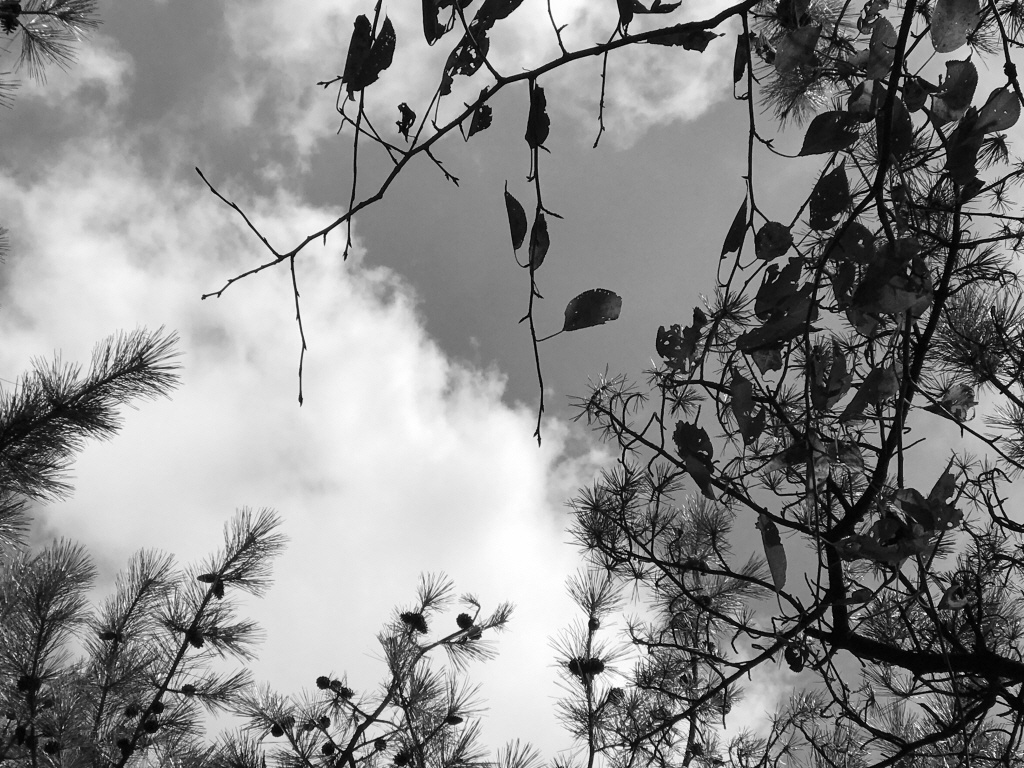
#> input picture chap14/image/sky.jpg, 1024 x 768 px, found by its file name
$ jupyter execute --allow-errors 142.ipynb
#> lines starting #> are read from the running program, lines starting #| are printed output that depends on the picture; after the words box and inside, x2 and y2 are one past the last pixel; in counts of white or black regions, pixels touching at a corner belong together
[cell 1]
import cv2
import numpy as np
from matplotlib import pyplot as plt

[cell 2]
img = cv2.imread('image\tree.jpg',0)
ret,thresh1 = cv2.threshold(img,127,255,cv2.THRESH_BINARY)
ret,thresh2 = cv2.threshold(img,127,255,cv2.THRESH_BINARY_INV)

[cell 3]
ret,thresh3 = cv2.threshold(img,127,255,cv2.THRESH_TRUNC)
ret,thresh4 = cv2.threshold(img,127,255,cv2.THRESH_TOZERO)
ret,thresh5 = cv2.threshold(img,127,255,cv2.THRESH_TOZERO_INV)
titles = ['Original Image','BINARY','BINARY_INV','TRUNC','TOZERO','TOZERO_INV']
images = [img, thresh1, thresh2, thresh3, thresh4, thresh5]
plt.figure(figsize=(12, 10))
#> (the rest of this cell did not finish here and is left out)

[cell 4]
img = cv2.imread('image\tree.jpg',0)
#> (the rest of this cell did not finish here and is left out)

[cell 5]
img = cv2.imread('image\sky.jpg',0)
#> img is the input picture: shape (768, 1024); min 0, max 255, mean 138.6
cv2.imwrite('sky.jpg', img)

# global thresholding
ret1,th1 = cv2.threshold(img,127,255,cv2.THRESH_BINARY)
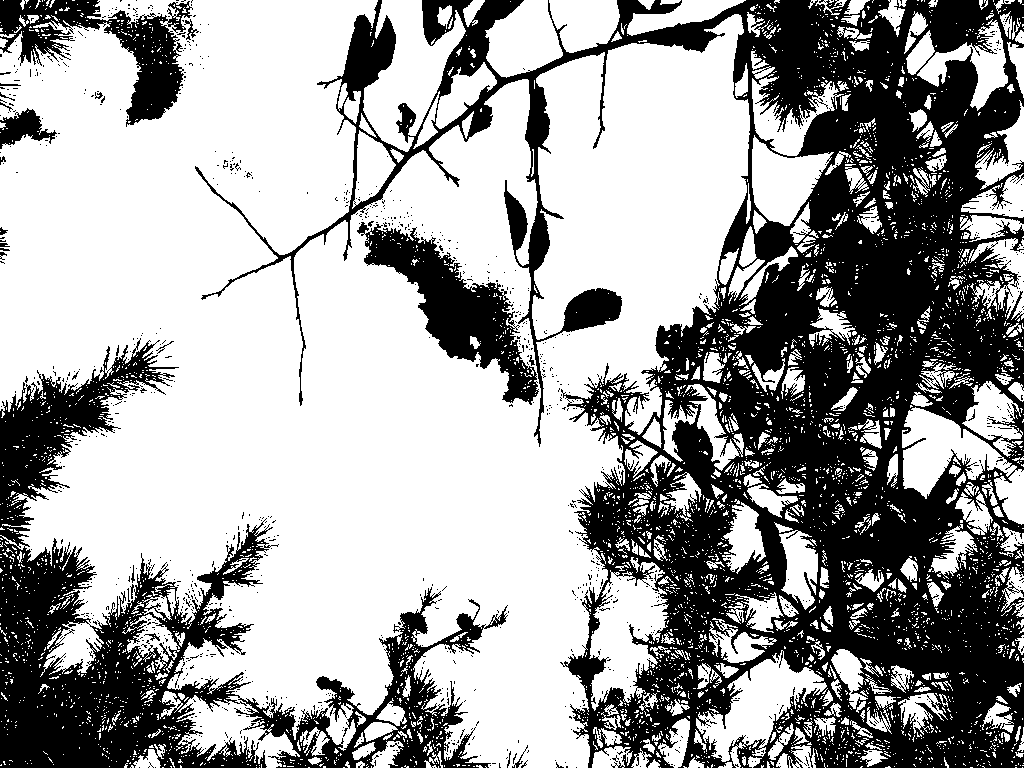
#> th1: shape (768, 1024); 63.1% white; 1099 black regions (1075 under 20 px), largest, box (x1, y1, x2, y2) and area: (195, 0, 1024, 768) 209730, (0, 338, 508, 768) 56439, (357, 222, 539, 405) 10471
# Otsu's thresholding
ret2,th2 = cv2.threshold(img,0,255,cv2.THRESH_BINARY+cv2.THRESH_OTSU)
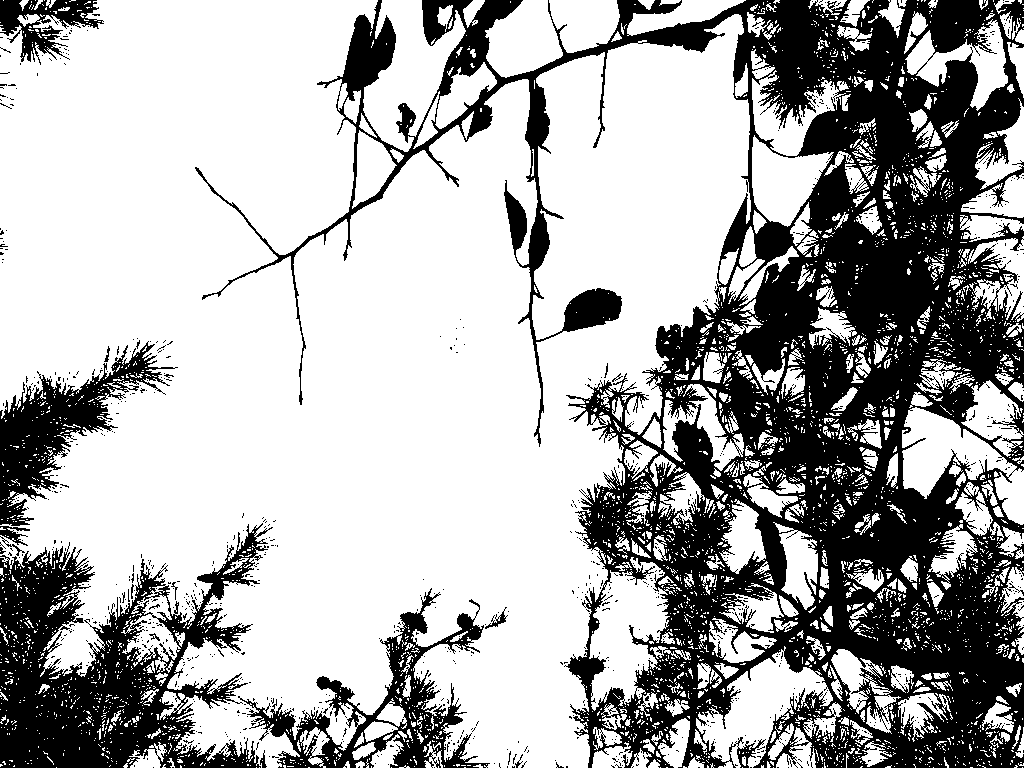
#> th2: shape (768, 1024); 67.6% white; 998 black regions (979 under 20 px), largest, box (x1, y1, x2, y2) and area: (195, 0, 1024, 768) 197303, (0, 523, 273, 768) 31124, (238, 588, 490, 768) 10382
#> ret2 = 114
# Otsu's thresholding after Gaussian filtering
blur = cv2.GaussianBlur(img,(5,5),0)
ret3,th3 = cv2.threshold(blur,0,255,cv2.THRESH_BINARY+cv2.THRESH_OTSU)
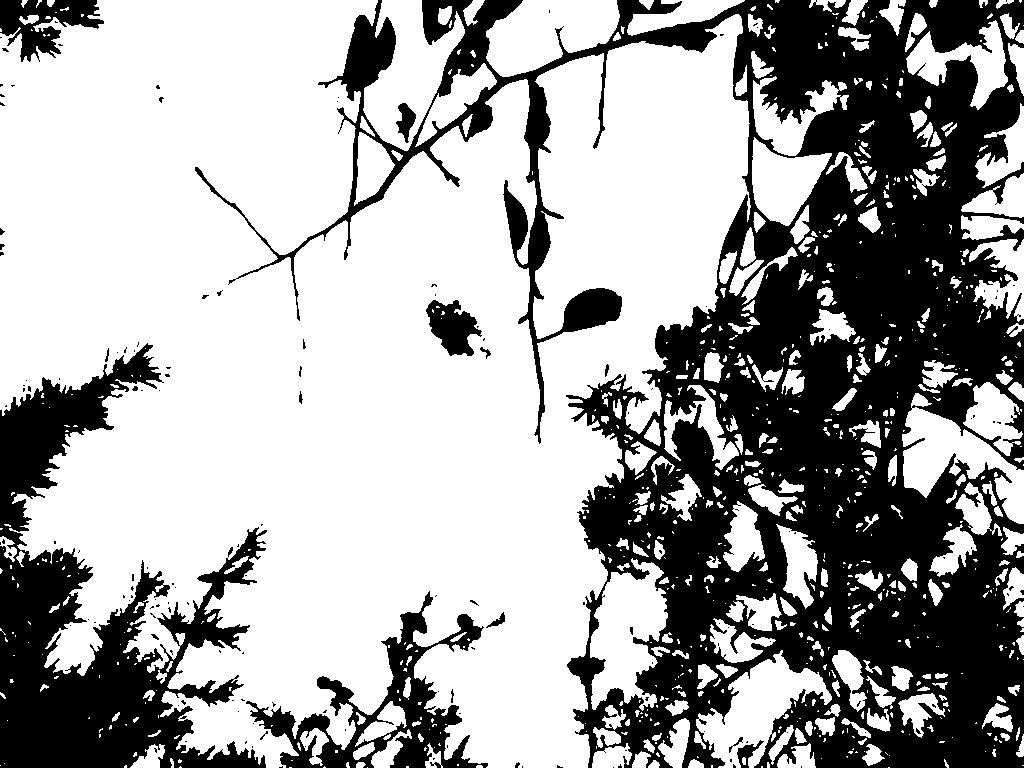
#> th3: shape (768, 1024); 64.6% white; 163 black regions (144 under 20 px), largest, box (x1, y1, x2, y2) and area: (195, 0, 1024, 768) 216843, (0, 343, 267, 768) 43613, (246, 591, 488, 768) 10768
#> ret3 = 120
# plot all the images and their histograms
images = [img, 0, th1,
img, 0, th2,
blur, 0, th3]
titles = ['Original Noisy Image','Histogram','Global Thresholding (v=127)',
'Original Noisy Image','Histogram',"Otsu's Thresholding",
'Gaussian filtered Image','Histogram',"Otsu's Thresholding"]
plt.figure(figsize=(12, 10))
for i in range(3):
    plt.subplot(3,3,i*3+1),plt.imshow(images[i*3],'gray')
    plt.title(titles[i*3]), plt.xticks([]), plt.yticks([])
    plt.subplot(3,3,i*3+2),plt.hist(images[i*3].ravel(),256)
    plt.title(titles[i*3+1]), plt.xticks([]), plt.yticks([])
    plt.subplot(3,3,i*3+3),plt.imshow(images[i*3+2],'gray')
    plt.title(titles[i*3+2]), plt.xticks([]), plt.yticks([])
plt.show()
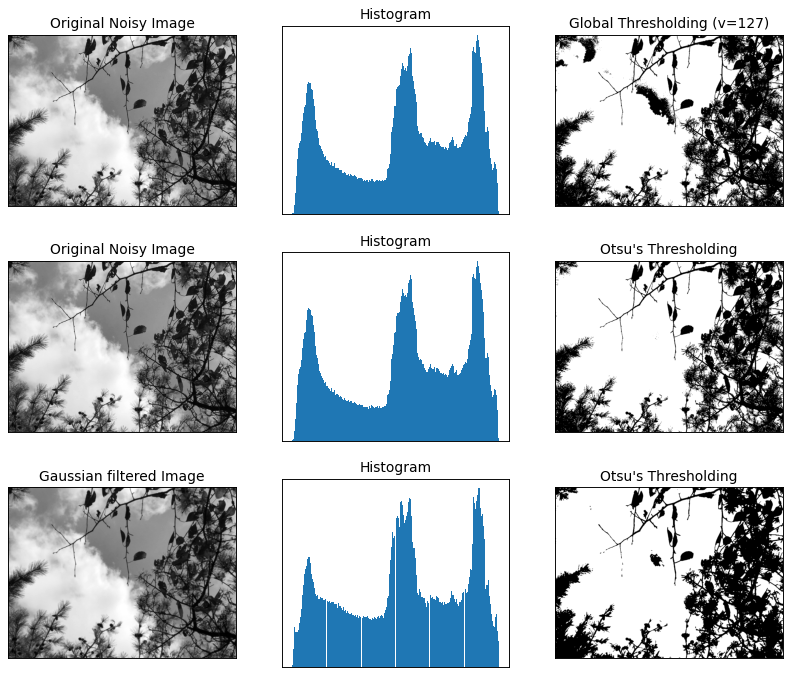
#> figure drawn by matplotlib, 9 panels

[cell 6]
img = cv2.imread('image\sky.jpg',0)
blur = cv2.GaussianBlur(img,(5,5),0)
cv2.imwrite('bssky.jpg', img)
#> Out = True
# find normalized_histogram, and its cumulative distribution function

[cell 7]
hist = cv2.calcHist([blur],[0],None,[256],[0,256])
#> hist = 256 values, max 7082 at index 229, min 0 at index 0, mean 3072
hist_norm = hist.ravel()/hist.max()
#> hist_norm = 256 values, max 1 at index 229, min 0 at index 0, mean 0.434
Q = hist_norm.cumsum()
#> Q = 256 values from 0 to 111
bins = np.arange(256)
fn_min = np.inf
thresh = -1
for i in range(1,256):
    p1,p2 = np.hsplit(hist_norm,[i]) # probabilities
    q1,q2 = Q[i],Q[255]-Q[i] # cum sum of classes
    b1,b2 = np.hsplit(bins,[i]) # weights
    # finding means and variances
    m1,m2 = np.sum(p1*b1)/q1, np.sum(p2*b2)/q2
    v1,v2 = np.sum(((b1-m1)**2)*p1)/q1,np.sum(((b2-m2)**2)*p2)/q2
    # calculates the minimization function
    fn = v1*q1 + v2*q2
    if fn < fn_min:
        fn_min = fn
        thresh = i
    print(thresh,fn_min)
#> this loop made 255 passes
#> (p1, q1, q2, m1, m2, v1, v2, fn) on passes 4 to 7: ([0, 0, 0, 0], 0.0133, 111, 0, 138.6, 0, 4907.3, 544872.5), ([0, 0, 0, 0, 0.0133], 0.114, 110.9, 0.465, 138.7, 1.45, 4909.6, 544634.1), ([0, 0, 0, 0, 0.0133, 0.101], 0.324, 110.7, 1.72, 139, 3.56, 4902.7, 542840.5), ([0, 0, 0, 0, 0.0133, 0.101, 0.21], 0.55, 110.5, 3.31, 139.2, 3.31, 4879.2, 539133.2)
#> (printed output is left out)

[cell 8]
# find otsu's threshold value with OpenCV function
ret, otsu = cv2.threshold(blur,0,255,cv2.THRESH_BINARY+cv2.THRESH_OTSU)
print (thresh,ret)
#| 121 120.0

$ run again, with chap14/image/U303.jpg copied over chap14/image/sky.jpg
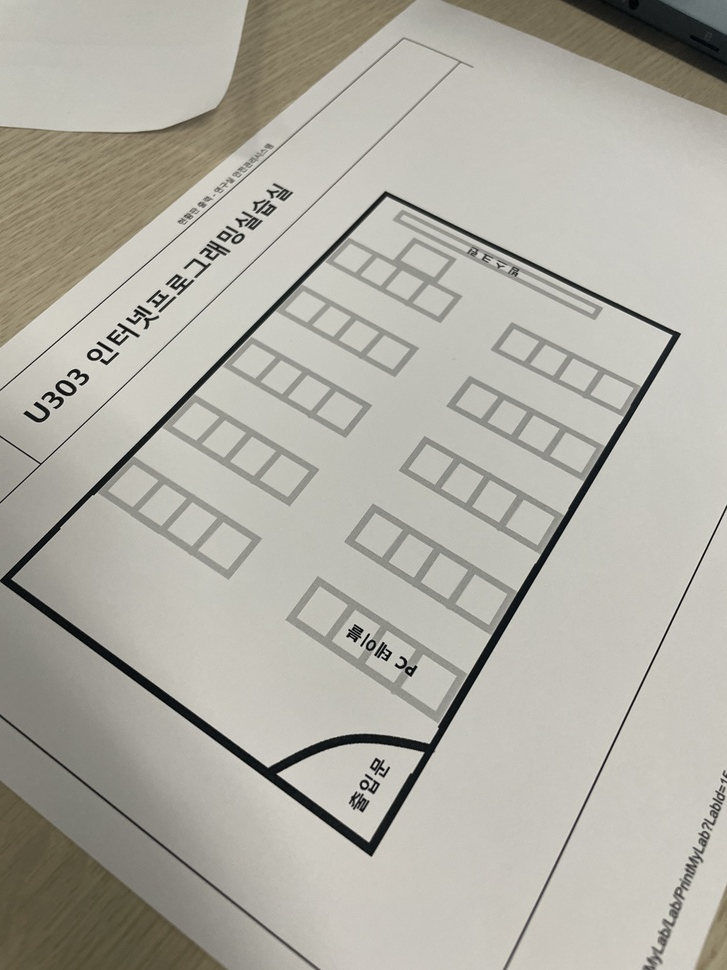
#> input picture chap14/image/U303.jpg, 727 x 970 px, shrunk from 3024 x 4032 before the run, found by its file name
#> `ret1,th1 = cv2.threshold(img,127,255,cv2.THRESH_BINARY)`:
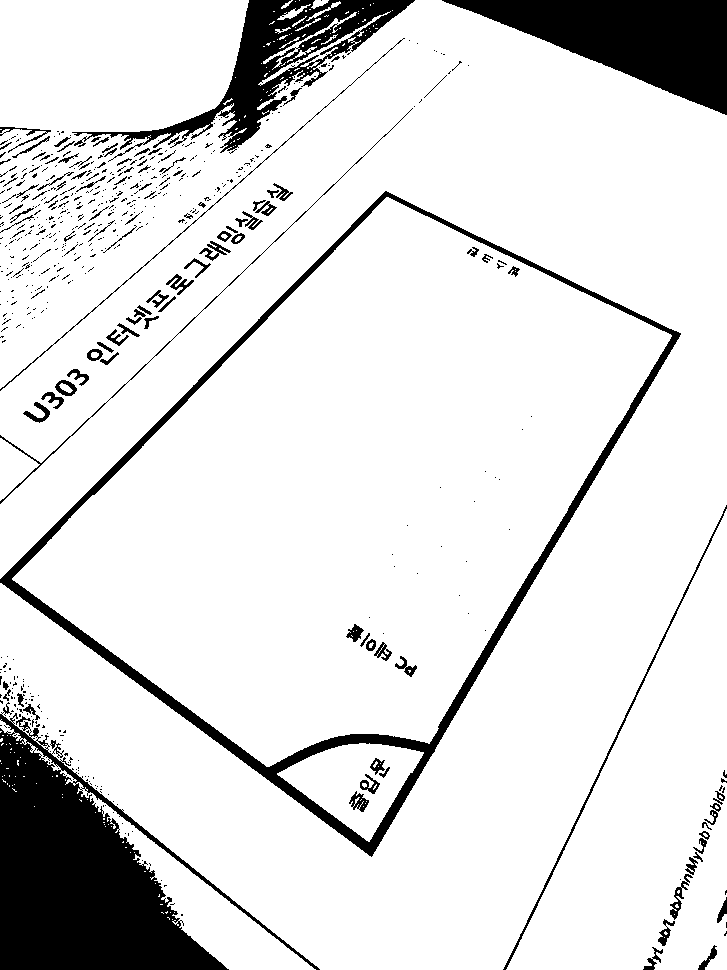
#> th1: shape (970, 727); 87.5% white; 607 black regions (492 under 20 px), largest, box (x1, y1, x2, y2) and area: (0, 702, 320, 970) 32230, (442, 0, 727, 115) 16334, (0, 191, 681, 857) 15707
#> th2: shape (970, 727); 75.4% white; 130 black regions (77 under 20 px), largest, box (x1, y1, x2, y2) and area: (0, 38, 681, 970) 92723, (0, 0, 416, 347) 42221, (439, 0, 727, 116) 16582
#> ret2 = 152
#> `ret3,th3 = cv2.threshold(blur,0,255,cv2.THRESH_BINARY+cv2.THRESH_OTSU)`:
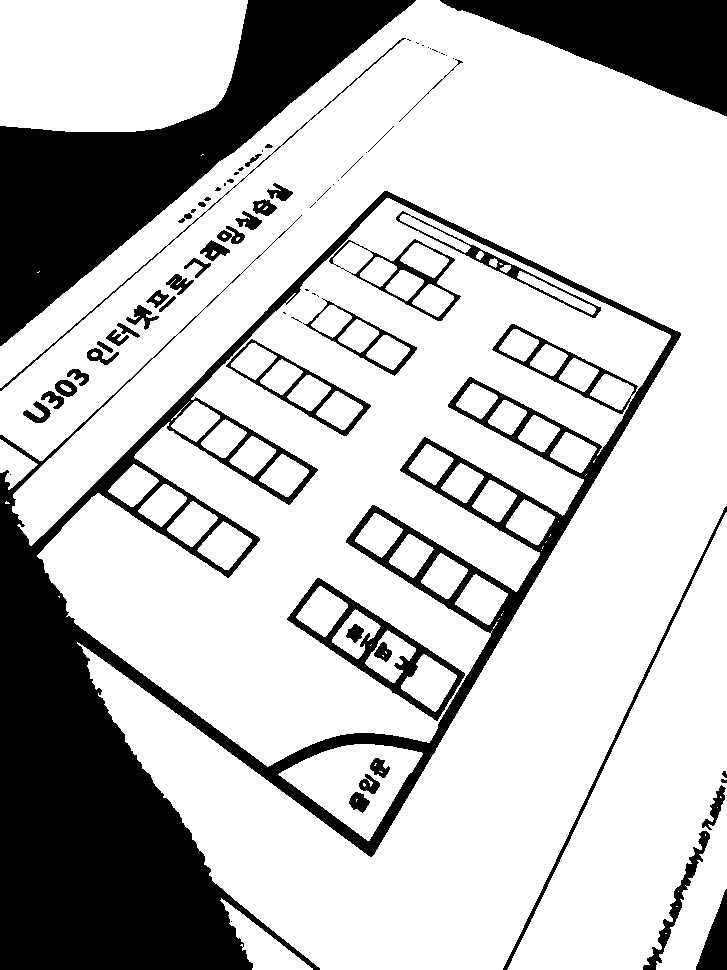
#> th3: shape (970, 727); 75.3% white; 75 black regions (28 under 20 px), largest, box (x1, y1, x2, y2) and area: (0, 191, 681, 970) 94799, (0, 0, 416, 346) 42383, (440, 0, 727, 116) 16752
#> ret3 = 153
#> Out = True
#> hist = 256 values, max 41426 at index 198, min 0 at index 0, mean 2754.6
#> hist_norm = 256 values, max 1 at index 198, min 0 at index 0, mean 0.0665
#> Q = 256 values from 0 to 17.02
#> the loop `for i in range(1,256):` made 255 passes
#> (p1, q1, q2, m1, m2, v1, v2, fn) on passes 4 to 6: ([0, 0, 0, 0], 7.24e-05, 17.02, 0, 173.2, 0, 1556.2, 26491.4), ([0, 0, 0, 0, 7.24e-05], 0.000628, 17.02, 0.462, 173.3, 1.44, 1556.2, 26489.3), ([0, 0, 0, 0, 7.24e-05, 0.000555], 0.00104, 17.02, 2.95, 173.3, 2.32, 1555.3, 26473.6)
#> (printed output is left out)
#| 154 153.0

$ run again, with chap14/image/dsu1.jpg copied over chap14/image/sky.jpg
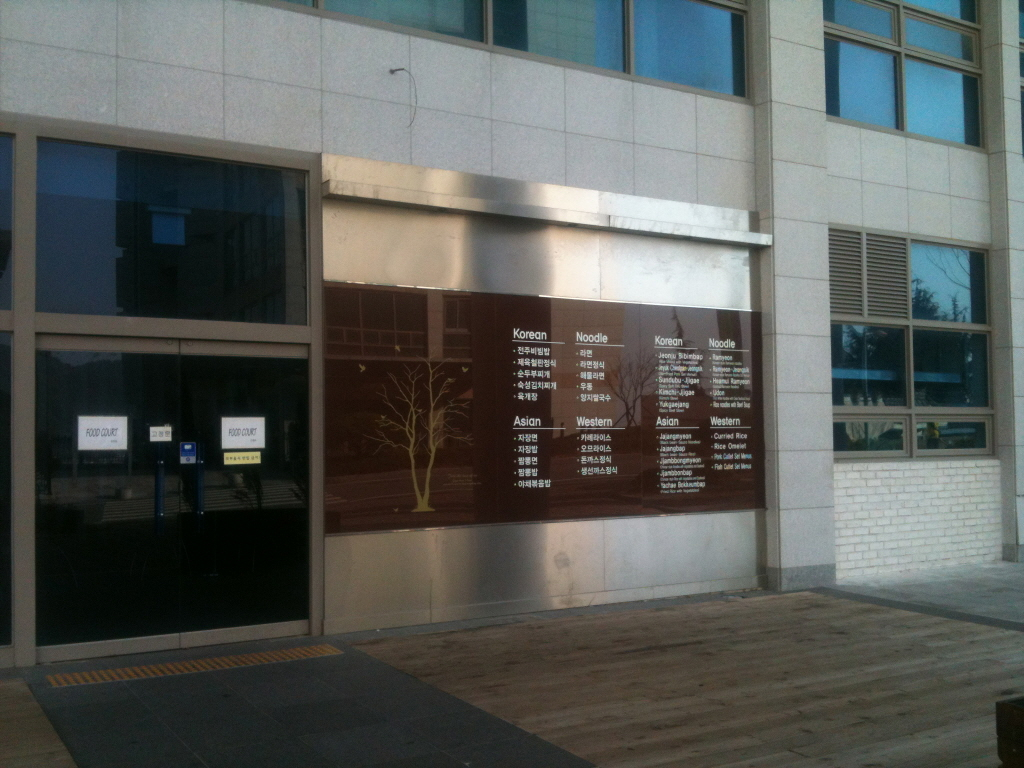
#> input picture chap14/image/dsu1.jpg, 1024 x 768 px, found by its file name
#> `ret1,th1 = cv2.threshold(img,127,255,cv2.THRESH_BINARY)`:
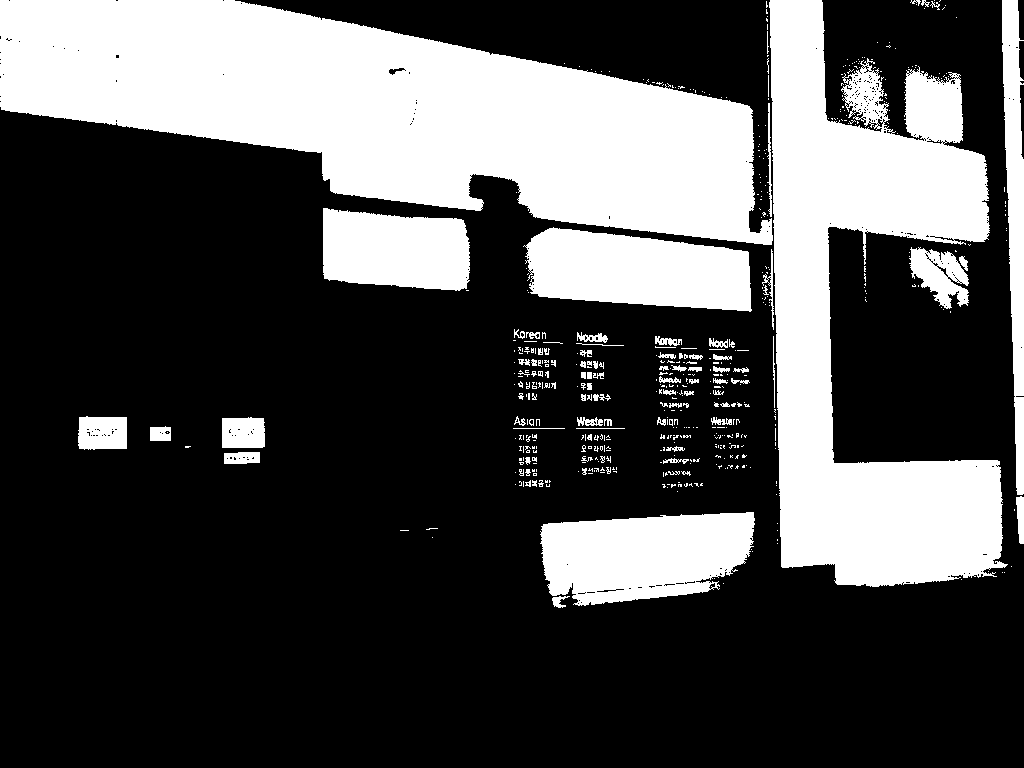
#> th1: shape (768, 1024); 30.3% white; 527 white regions (434 under 20 px), largest, box (x1, y1, x2, y2) and area: (0, 0, 773, 245) 107346, (769, 0, 1008, 587) 72002, (540, 512, 755, 606) 15499
#> th2: shape (768, 1024); 36.2% white; 921 white regions (805 under 20 px), largest, box (x1, y1, x2, y2) and area: (0, 0, 1024, 597) 224472, (532, 511, 756, 609) 17779, (487, 226, 753, 316) 17422
#> ret2 = 104
#> `ret3,th3 = cv2.threshold(blur,0,255,cv2.THRESH_BINARY+cv2.THRESH_OTSU)`:
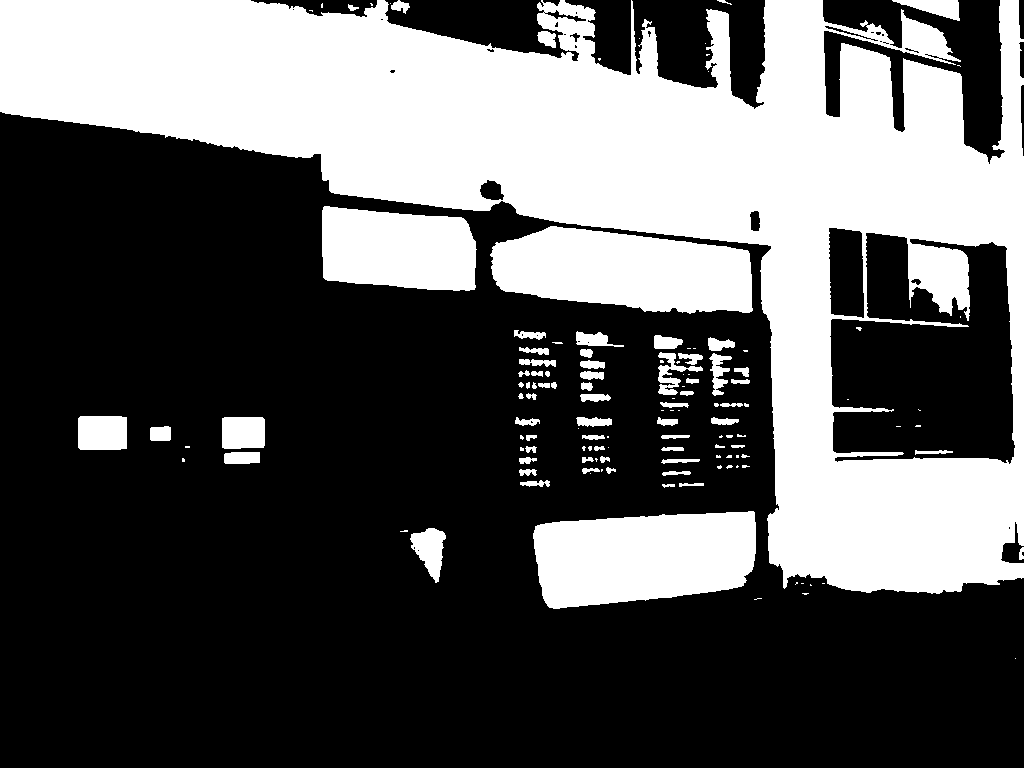
#> th3: shape (768, 1024); 35.7% white; 131 white regions (61 under 20 px), largest, box (x1, y1, x2, y2) and area: (0, 0, 1024, 594) 221276, (533, 511, 756, 609) 17739, (490, 226, 753, 314) 17343
#> ret3 = 105
#> Out = True
#> hist = 256 values, max 11542 at index 33, min 0 at index 0, mean 3072
#> hist_norm = 256 values, max 1 at index 33, min 0 at index 0, mean 0.266
#> Q = 256 values from 0 to 68.14
#> the loop `for i in range(1,256):` made 255 passes
#> (p1, q1, q2, m1, m2, v1, v2, fn) on passes 2 to 5: ([0, 0], 0.197, 67.94, 0, 90.41, 0, 3330.2, 226251.2), ([0, 0, 0.197], 0.477, 67.66, 0.826, 90.78, 0.569, 3321.3, 224721.6), ([0, 0, 0.197, 0.28], 0.604, 67.53, 2.04, 90.94, 0.426, 3295.7, 222568), ([0, 0, 0.197, 0.28, 0.127], 0.878, 67.26, 1.99, 91.3, 0.917, 3294.9, 221614.5)
#> (printed output is left out)
#| 105 105.0
